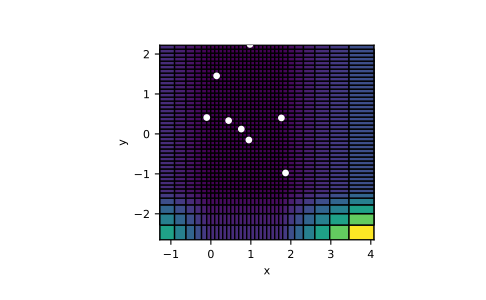

Write the Python code that produced this figure.
import discretize
import matplotlib.pyplot as plt
import numpy as np

xyLoc = np.random.randn(8,2)
mesh = discretize.utils.mesh_builder_xyz(
    xyLoc, [0.1, 0.1], depth_core=0.5,
    padding_distance=[[1,2], [1,0]],
    mesh_type='tensor',
)

axs = plt.subplot()
mesh.plot_image(mesh.cell_volumes, grid=True, ax=axs)
axs.scatter(xyLoc[:,0], xyLoc[:,1], 15, c='w', zorder=3)
axs.set_aspect('equal')
plt.show()
